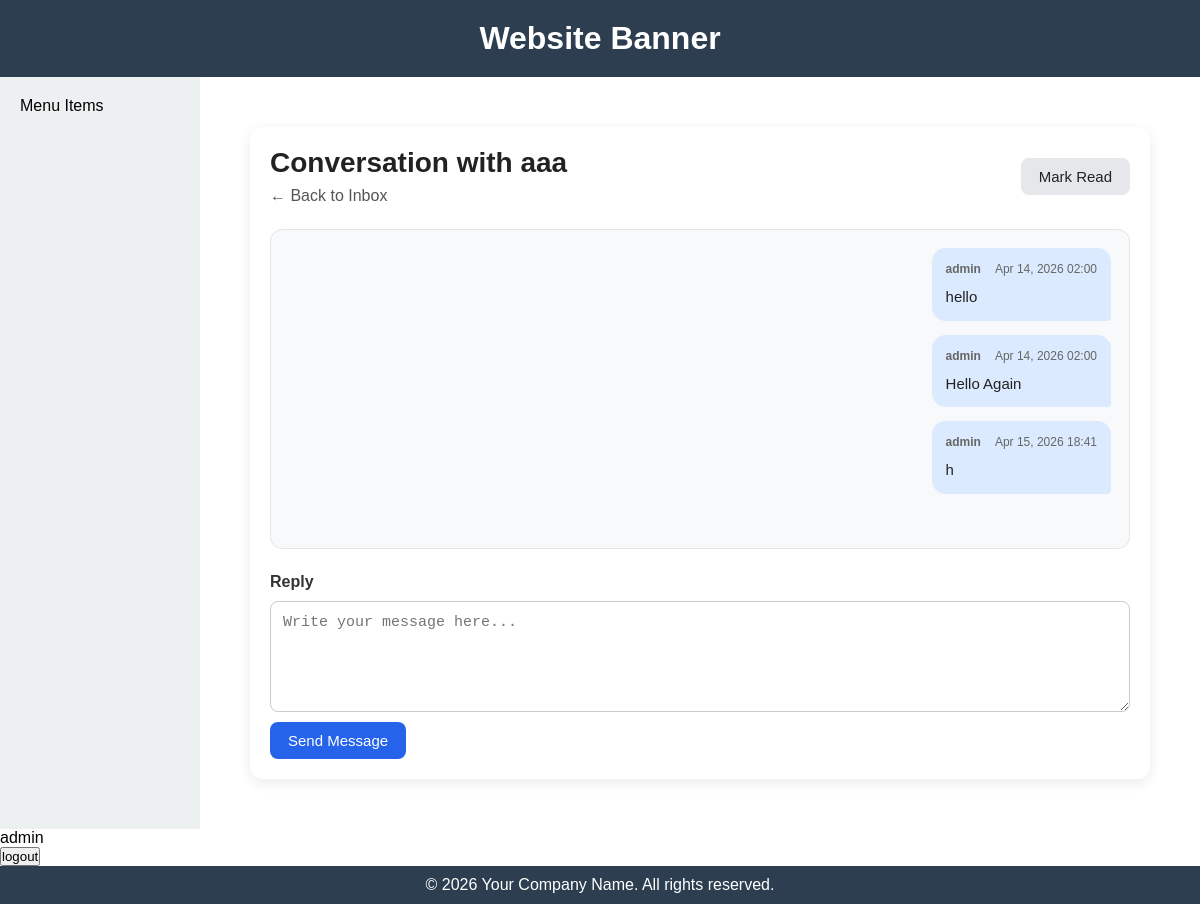
The app's page /thread/1/ (signed in) with its own data.
### bookMng/models.py (models this page shows, shortened)
class PrivateMessage(models.Model):
    thread = models.ForeignKey(
        MessageThread,
        on_delete=models.CASCADE,
        related_name="messages",
    )
    sender = models.ForeignKey(
        settings.AUTH_USER_MODEL,
        on_delete=models.CASCADE,
        related_name="sent_private_messages",
    )
    recipient = models.ForeignKey(
        settings.AUTH_USER_MODEL,
        on_delete=models.CASCADE,
        related_name="received_private_messages",
    )
    body = models.TextField()
    is_read = models.BooleanField(default=False)
    created_at = models.DateTimeField(auto_now_add=True)
    read_at = models.DateTimeField(null=True, blank=True)
    class Meta:
        ordering = ["created_at"]

### bookMng/views.py (the view, shortened to what this page needs)
# urls.py: path("thread/<int:thread_id>/", views.thread_detail, name="thread_detail"),
@login_required
@require_http_methods(["GET", "POST"])
def thread_detail(request: HttpRequest, thread_id: int) -> HttpResponse:
    thread = get_object_or_404(
        MessageThread.objects.select_related("user1", "user2"),
        pk=thread_id,
    )
    if not thread.has_participant(request.user):
        raise Http404("Message thread not found.")
    thread_messages = thread.messages.select_related("sender", "recipient").all()
    unread_messages = thread_messages.filter(recipient=request.user, is_read=False)
    for msg in unread_messages:
        msg.mark_as_read()
    context = {
        "thread": thread,
        "other_user": thread.other_user(request.user),
        "thread_messages": thread_messages,
    }
    return render(request, "bookMng/thread.html", context)

### bookMng/models.py (called while the page is built)
    def other_user(self, current_user):
        if current_user == self.user1:
            return self.user2
        return self.user1

    def has_participant(self, user):
        return user == self.user1 or user == self.user2

### bookEx/templates/bookMng/thread.html (shortened to what this page needs)
{% extends "base.html" %}
{% load static %}
{% block content %}
<div class="message-box-container">
    <div class="message-box-header">
        <div>
            <h1>Conversation with {{ other_user.username }}</h1>
            <a class="back-link" href="{% url 'inbox' %}">← Back to Inbox</a>
        </div>
        <form method="post" action="{% url 'mark_thread_read' thread.id %}">
            <button class="btn-secondary" type="submit">Mark Read</button>
        </form>
    </div>
    <div class="message-thread-panel">
        {% for msg in thread_messages %}
            <div class="message-bubble {% if msg.sender == request.user %}sent{% else %}received{% endif %}">
                <div class="message-meta">
                    <span class="message-author">{{ msg.sender.username }}</span>
                    <span class="message-date">{{ msg.created_at|date:"M d, Y H:i" }}</span>
                </div>
                <div class="message-text">{{ msg.body|linebreaksbr }}</div>
            </div>
        {% empty %}
            <div class="empty-state">
                <p>No messages in this conversation yet.</p>
            </div>
        {% endfor %}
    </div>
    <form method="post" class="message-compose-form">
        <label for="id_body">Reply</label>
        <textarea id="id_body" name="body" rows="5" placeholder="Write your message here..."></textarea>
        <button class="btn-primary" type="submit">Send Message</button>
    </form>
</div>
{% endblock %}

### bookEx/templates/base.html (shortened to what this page needs)
{% load static %}
<!DOCTYPE html>
<html lang="en">
<head>
    <link href="{% static 'main.css' %}" rel="stylesheet" type="text/css">
    <link rel="stylesheet" href="{% static 'table_format.css' %}" type="text/css" />
    <link rel="stylesheet" href="{% static 'message_box.css' %}"/>
</head>
<body>
    <header class="banner">
        <h1>Website Banner</h1>
    </header>
    <div class="container">
        <nav class="sidebar">
            <ul>
                {% block sidenav %}
                    Menu Items
                {% endblock sidenav %}
            </ul>
        </nav>
    <main class="content">
            {% block content %}{% endblock content %}
        </main>
    </div>
    <span style="float: right;">
            {% if user.is_authenticated %}
               {{ user.username}}
               <form action="{% url 'logout' %}?next=/" method="post">
                   <button type="submit">logout</button>
               </form>
            {% else %}
               Not Logged in
               <a href="{% url 'login' %}?next=/">login</a>
            {% endif %}
        </span>
    <footer class="footer">
        <p>&copy; 2026 Your Company Name. All rights reserved.</p>
    </footer>
</body>
</html>

### bookEx/static/main.css (style rules this page uses)
* { margin: 0; padding: 0; box-sizing: border-box; }
body { font-family: Arial, sans-serif; min-height: 100vh; display: flex; flex-direction: column; }
.banner { background-color: #2c3e50; color: white; padding: 20px; text-align: center; }
.container { flex: 1; display: flex; }
.sidebar { width: 200px; background-color: #ecf0f1; padding: 20px; }
.sidebar ul { list-style: none; }
.content { flex: 1; padding: 20px; background-color: #ffffff; }
.footer { background-color: #2c3e50; color: white; text-align: center; padding: 10px; }

### bookEx/static/message_box.css (style rules this page uses)
.message-box-container { max-width: 900px; margin: 30px auto; padding: 20px; background: #ffffff; border-radius: 12px; box-shadow: 0 4px 14px rgba(0, 0, 0, 0.08); }
.message-box-header { display: flex; justify-content: space-between; align-items: center; gap: 16px; margin-bottom: 24px; flex-wrap: wrap; }
.message-box-header h1 { margin: 0; font-size: 28px; color: #222; }
.back-link { display: inline-block; margin-top: 8px; text-decoration: none; color: #555; }
.message-thread-panel { display: flex; flex-direction: column; gap: 14px; padding: 18px; min-height: 320px; border: 1px solid #e5e5e5; border-radius: 12px; background: #f8f9fb; margin-bottom: 24px; }
.message-bubble { max-width: 75%; padding: 12px 14px; border-radius: 14px; line-height: 1.5; }
.message-bubble.sent { align-self: flex-end; background: #dbeafe; border-bottom-right-radius: 4px; }
.message-meta { display: flex; justify-content: space-between; gap: 14px; margin-bottom: 8px; font-size: 12px; color: #666; }
.message-author { font-weight: 700; }
.message-text { font-size: 15px; color: #222; white-space: pre-wrap; word-break: break-word; }
.message-compose-form { display: flex; flex-direction: column; gap: 10px; }
.message-compose-form label { font-weight: 600; color: #333; }
.message-compose-form textarea, .message-compose-form select { width: 100%; padding: 12px; border: 1px solid #ccc; border-radius: 8px; font-size: 15px; box-sizing: border-box; }
.btn-primary, .btn-secondary { display: inline-block; width: fit-content; padding: 10px 18px; border: none; border-radius: 8px; cursor: pointer; font-size: 15px; text-decoration: none; }
.btn-primary { background: #2563eb; color: white; }
.btn-secondary { background: #e5e7eb; color: #222; }

### records on screen
PrivateMessage: sender.username "admin", created_at "Apr 14, 2026 02:00", body "hello"
PrivateMessage: sender.username "admin", created_at "Apr 14, 2026 02:00", body "Hello Again"
PrivateMessage: sender.username "admin", created_at "Apr 15, 2026 18:41", body "h"

### other values on screen
{{ other_user.username }} "aaa"
{{ user.username }} "admin"
